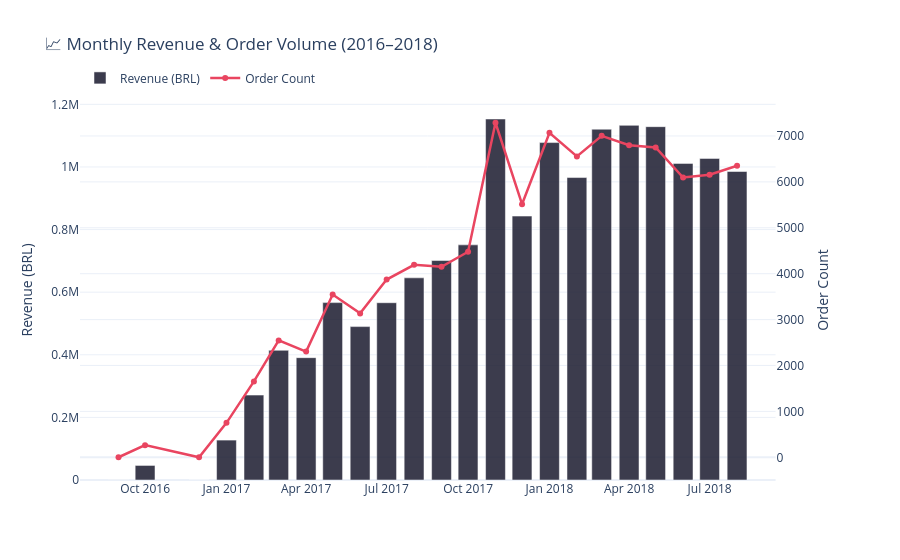

The cell this chart's notebook holds for it:
### Code cell
monthly_revenue = df.groupby('order_month').agg(
    revenue=('item_revenue', 'sum'),
    orders=('order_id', 'nunique')
).reset_index().sort_values('order_month')
fig = make_subplots(specs=[[{"secondary_y": True}]])
fig.add_trace(go.Bar(x=monthly_revenue['order_month'], y=monthly_revenue['revenue'],
    name='Revenue (BRL)', marker_color='#1a1a2e', opacity=0.85), secondary_y=False)
fig.add_trace(go.Scatter(x=monthly_revenue['order_month'], y=monthly_revenue['orders'],
    name='Order Count', line=dict(color='#e94560', width=2.5), mode='lines+markers'), secondary_y=True)
fig.update_layout(
    title='📈 Monthly Revenue & Order Volume (2016–2018)',
    template='plotly_white',
    hovermode='x unified',
    legend=dict(orientation='h', yanchor='bottom', y=1.02)
)
fig.update_yaxes(title_text='Revenue (BRL)', secondary_y=False)
fig.update_yaxes(title_text='Order Count', secondary_y=True)
fig.show()
fig.write_html('../outputs/02_monthly_revenue.html')

### Figure 1 — Plotly figure (JSON) as saved in the notebook; plotly's stock layout.template omitted (floating-point values rounded to 4 significant figures)
{"data": [{"marker": {"color": "#1a1a2e"}, "name": "Revenue (BRL)", "opacity": 0.85, "type": "bar", "x": ["2016-09", "2016-10", "2016-12", "2017-01", "2017-02", "2017-03", "2017-04", "2017-05", "2017-06", "2017-07", "2017-08", "2017-09", "2017-10", "2017-11", "2017-12", "2018-01", "2018-02", "2018-03", "2018-04", "2018-05", "2018-06", "2018-07", "2018-08"], "xaxis": "x", "y": [143.5, 46490.0, 19.62, 127500.0, 271200.0, 414300.0, 390800.0, 566700.0, 490100.0, 566300.0, 645800.0, 701100.0, 751100.0, 1153000.0, 843100.0, 1078000.0, 966200.0, 1121000.0, 1133000.0, 1129000.0, 1011000.0, 1027000.0, 985500.0], "yaxis": "y"}, {"line": {"color": "#e94560", "width": 2.5}, "mode": "lines+markers", "name": "Order Count", "type": "scatter", "x": ["2016-09", "2016-10", "2016-12", "2017-01", "2017-02", "2017-03", "2017-04", "2017-05", "2017-06", "2017-07", "2017-08", "2017-09", "2017-10", "2017-11", "2017-12", "2018-01", "2018-02", "2018-03", "2018-04", "2018-05", "2018-06", "2018-07", "2018-08"], "xaxis": "x", "y": [1, 265, 1, 750, 1653, 2546, 2303, 3545, 3135, 3872, 4193, 4150, 4478, 7288, 5513, 7069, 6555, 7003, 6798, 6749, 6096, 6156, 6351], "yaxis": "y2"}], "layout": {"hovermode": "x unified", "legend": {"orientation": "h", "y": 1.02, "yanchor": "bottom"}, "title": {"text": "📈 Monthly Revenue & Order Volume (2016–2018)"}, "xaxis": {"anchor": "y", "domain": [0, 0.94]}, "yaxis": {"anchor": "x", "domain": [0, 1], "title": {"text": "Revenue (BRL)"}}, "yaxis2": {"anchor": "x", "overlaying": "y", "side": "right", "title": {"text": "Order Count"}}}}
